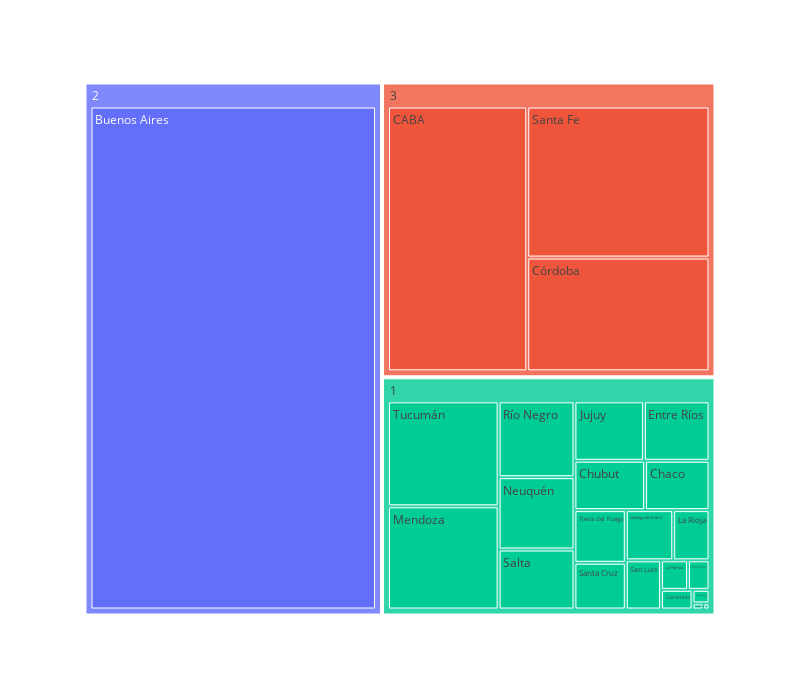

The notebook cell saved with this chart:
### Code cell
import plotly.express as px
fig = px.treemap(dataset_km_sub_concat, path=['cluster', 'residencia_provincia_nombre'], values='confirmados')
fig.update_layout(autosize=False,width=800,height=700)

fig.show()

### Figure 1 — Plotly figure (JSON) as saved in the notebook; plotly's stock layout.template omitted (floating-point values rounded to 4 significant figures)
{"data": [{"branchvalues": "total", "domain": {"x": [0, 1], "y": [0, 1]}, "hovertemplate": "labels=%{label}<br>confirmados=%{value}<br>parent=%{parent}<br>id=%{id}<extra></extra>", "ids": ["2/Buenos Aires", "3/CABA", "1/Catamarca", "1/Chaco", "1/Chubut", "1/Corrientes", "3/Córdoba", "1/Entre Ríos", "1/Formosa", "1/Jujuy", "1/La Pampa", "1/La Rioja", "1/Mendoza", "1/Misiones", "1/Neuquén", "1/Río Negro", "1/Salta", "1/San Juan", "1/San Luis", "1/Santa Cruz", "3/Santa Fe", "1/Santiago del Estero", "1/Tierra del Fuego", "1/Tucumán", "1", "2", "3"], "labels": ["Buenos Aires", "CABA", "Catamarca", "Chaco", "Chubut", "Corrientes", "Córdoba", "Entre Ríos", "Formosa", "Jujuy", "La Pampa", "La Rioja", "Mendoza", "Misiones", "Neuquén", "Río Negro", "Salta", "San Juan", "San Luis", "Santa Cruz", "Santa Fe", "Santiago del Estero", "Tierra del Fuego", "Tucumán", "1", "2", "3"], "name": "", "parents": ["2", "3", "1", "1", "1", "1", "3", "1", "1", "1", "1", "1", "1", "1", "1", "1", "1", "1", "1", "1", "3", "1", "1", "1", "", "", ""], "type": "treemap", "values": [535333, 143690, 924, 12743, 13972, 2482, 80836, 15616, 151, 16540, 3184, 7295, 45716, 263, 21974, 23054, 18220, 2541, 6947, 9615, 107340, 9537, 10827, 46505, 268106, 535333, 331866]}], "layout": {"autosize": false, "height": 700, "legend": {"tracegroupgap": 0}, "margin": {"t": 60}, "width": 800}}
